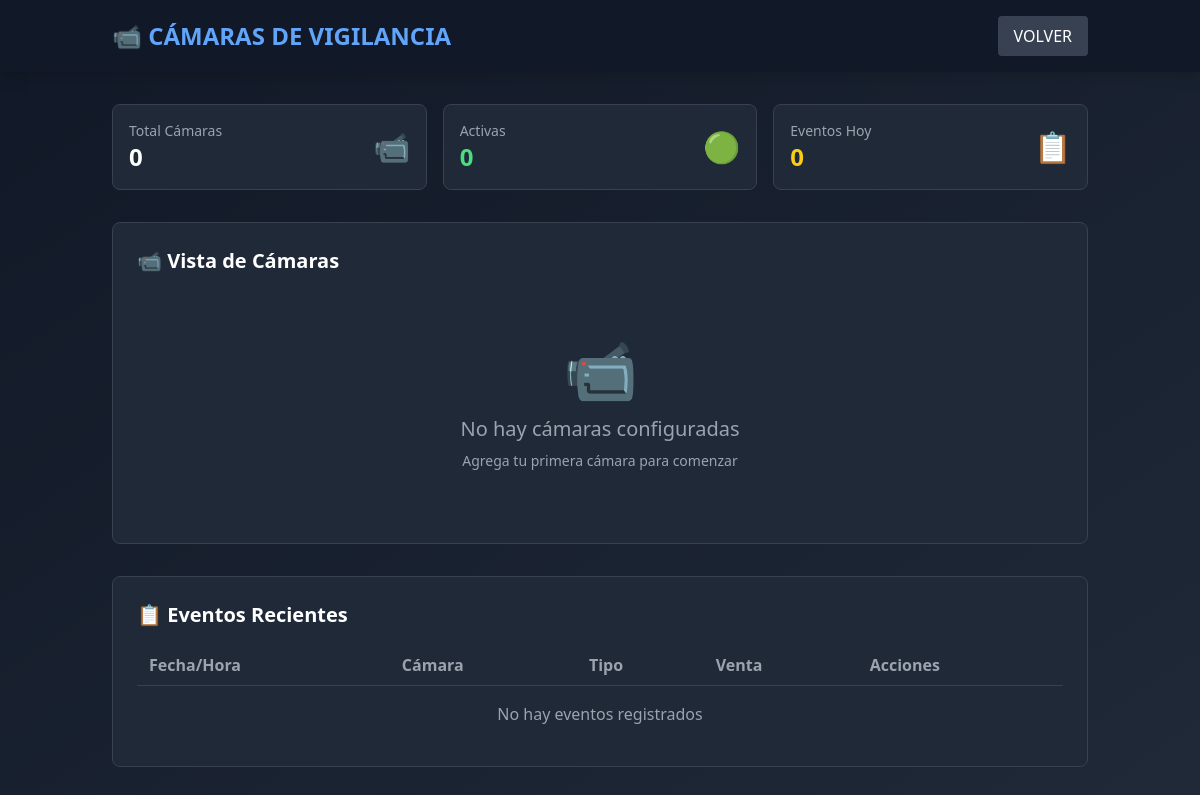
The page /camaras.php (signed in) on the database as committed earlier.
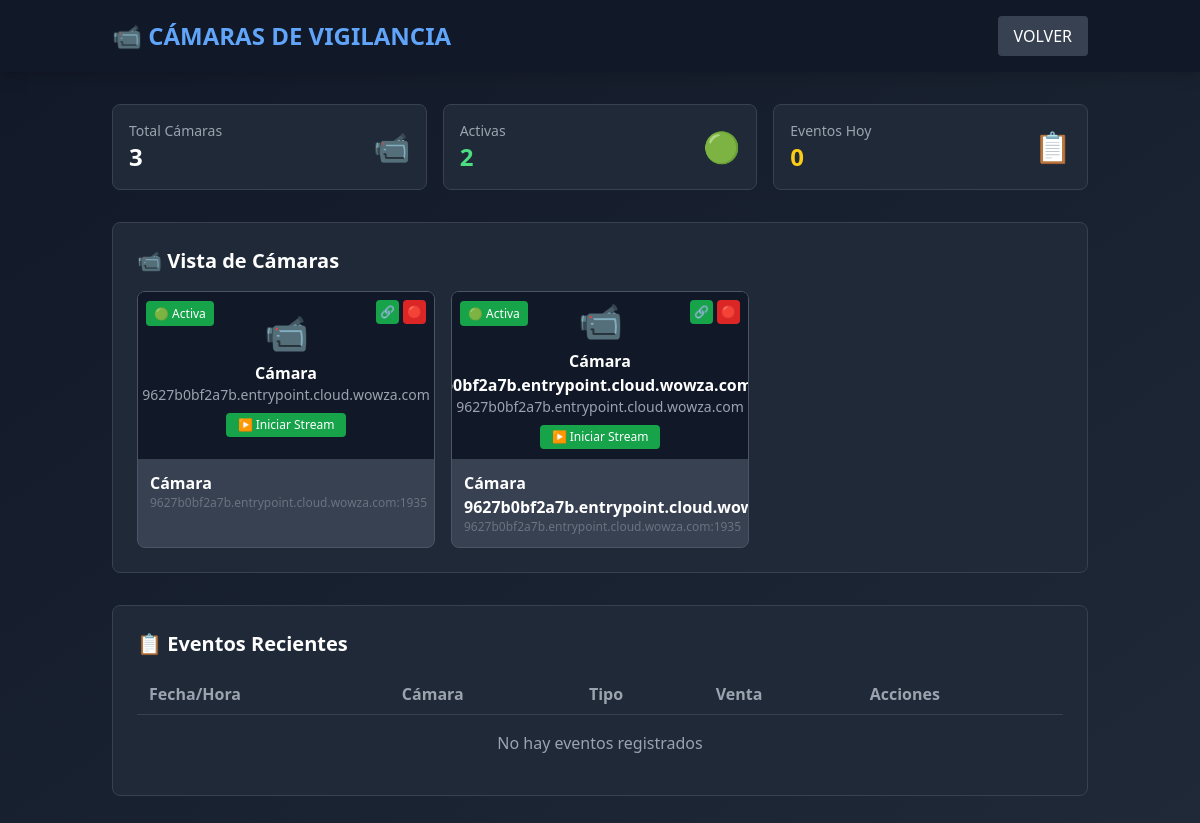
The same page on the database as committed later.
### tables this page shows
CREATE TABLE `camaras` (
  `id` int(11) NOT NULL AUTO_INCREMENT,
  `nombre` varchar(100) NOT NULL,
  `ip` varchar(45) NOT NULL,
  `puerto` int(11) DEFAULT 554,
  `usuario` varchar(50) DEFAULT NULL,
  `password` varchar(100) DEFAULT NULL,
  `tipo` varchar(20) DEFAULT 'RTSP',
  `marca` varchar(50) DEFAULT NULL,
  `modelo` varchar(50) DEFAULT NULL,
  `ruta_stream` varchar(255) DEFAULT NULL,
  `activo` tinyint(1) DEFAULT 1,
  `empresa_id` int(11) NOT NULL,
  `fecha_creacion` timestamp NULL DEFAULT current_timestamp(),
  PRIMARY KEY (`id`),
  KEY `idx_empresa` (`empresa_id`)
);

### config.php (called while the page is built, shortened)
<?php
function getDB() {
    try {
        $pdo = new PDO("mysql:host=".DB_HOST.";dbname=".DB_NAME.";charset=utf8mb4", DB_USER, DB_PASS);
        $pdo->setAttribute(PDO::ATTR_ERRMODE, PDO::ERRMODE_EXCEPTION);
        $pdo->setAttribute(PDO::ATTR_DEFAULT_FETCH_MODE, PDO::FETCH_ASSOC);
        return $pdo;
    } catch(PDOException $e) {
        die("Error de conexión: " . $e->getMessage());
    }
}
function query($sql, $params = []) {
    $db = getDB();
    $stmt = $db->prepare($sql);
    $stmt->execute($params);
    return $stmt;
}
function getUser() {
    $db = getDB();
    $stmt = $db->prepare("SELECT id, nombre, rol, empresa_id FROM usuarios WHERE id = ?");
    $stmt->execute([$_SESSION['user_id']]);
    return $stmt->fetch();
}
function fetchAll($sql, $params = []) {
    $stmt = query($sql, $params);
    return $stmt->fetchAll();
}
function fetch($sql, $params = []) {
    $stmt = query($sql, $params);
    return $stmt->fetch();
}

### lib/FaceRecognitionService.php (called while the page is built, shortened)
<?php
require_once 'config.php';
class FaceRecognitionService {
    private $empresa_id;
    public function __construct($empresa_id) {
        $this->empresa_id = $empresa_id;
        $this->config = $this->getConfig();
    }
    public function getConfig() {
        $config = fetch("SELECT * FROM config_alertas WHERE empresa_id = ?", [$this->empresa_id]);
        return $config ?: [];
    }
}
?>

### lib/CameraService.php (called while the page is built, shortened)
<?php
require_once 'config.php';
require_once 'lib/FaceRecognitionService.php';
class CameraService {
    private $empresa_id;
    public function __construct($empresa_id) {
        $this->empresa_id = $empresa_id;
        $this->face_service = new FaceRecognitionService($empresa_id);
        $this->config = $this->getConfig();
    }
    private function getConfig() {
        return fetch("SELECT * FROM config_camara WHERE empresa_id = ?", [$this->empresa_id]);
    }
    public function getCamaras() {
        return fetchAll("SELECT * FROM camaras WHERE empresa_id = ? AND activo = 1 ORDER BY nombre", [$this->empresa_id]);
    }
    public function getEstadisticas() {
        $stats = [];
        try {
            $result = fetch("SELECT COUNT(*) as total FROM camaras WHERE empresa_id = ?", [$this->empresa_id]);
            $stats['total_camaras'] = isset($result['total']) ? $result['total'] : 0;
            $result = fetch("SELECT COUNT(*) as total FROM camaras WHERE empresa_id = ? AND activo = 1", [$this->empresa_id]);
            $stats['camaras_activas'] = isset($result['total']) ? $result['total'] : 0;
            $result = fetch("SELECT COUNT(*) as total FROM eventos_camara WHERE empresa_id = ? AND DATE(fecha) = CURDATE()", [$this->empresa_id]);
            $stats['eventos_hoy'] = isset($result['total']) ? $result['total'] : 0;
        } catch (Exception $e) {
            $stats['total_camaras'] = 0;
            $stats['camaras_activas'] = 0;
            $stats['eventos_hoy'] = 0;
        }
        return $stats;
    }
}
?>

### camaras.php (the view, shortened to what this page needs)
<?php
require_once 'config.php';
$user = getUser();
$empresa_id = $user['empresa_id'];
require_once 'lib/CameraService.php';
$camera_service = new CameraService($empresa_id);
$camaras = $camera_service->getCamaras();
$estadisticas = $camera_service->getEstadisticas();
$eventos_recientes = $camera_service->getEventosRecientes(10);
?>
<!DOCTYPE html>
<html lang="es">
<head>
    <script src="https://cdn.tailwindcss.com"></script>
    <link href="https://vjs.zencdn.net/8.6.1/video-js.css" rel="stylesheet">
</head>
<body class="min-h-screen bg-gradient-to-br from-gray-900 to-gray-800 text-gray-100">
    <header class="bg-gray-900 shadow-lg">
        <div class="container mx-auto px-6 py-4 flex justify-between items-center">
            <h1 class="text-2xl font-bold text-blue-400">📹 CÁMARAS DE VIGILANCIA</h1>
            <a href="dashboard.php" class="bg-gray-700 hover:bg-gray-600 text-white px-4 py-2 rounded">VOLVER</a>
        </div>
    </header>
    <main class="container mx-auto px-6 py-8">
        <div class="grid grid-cols-1 md:grid-cols-3 gap-4 mb-8">
            <div class="bg-gray-800 rounded-lg border border-gray-700 p-4">
                <div class="flex items-center justify-between">
                    <div>
                        <p class="text-gray-400 text-sm">Total Cámaras</p>
                        <p class="text-2xl font-bold text-white"><?= $estadisticas['total_camaras'] ?></p>
                    </div>
                    <div class="text-3xl">📹</div>
                </div>
            </div>
            <div class="bg-gray-800 rounded-lg border border-gray-700 p-4">
                <div class="flex items-center justify-between">
                    <div>
                        <p class="text-gray-400 text-sm">Activas</p>
                        <p class="text-2xl font-bold text-green-400"><?= $estadisticas['camaras_activas'] ?></p>
                    </div>
                    <div class="text-3xl">🟢</div>
                </div>
            </div>
            <div class="bg-gray-800 rounded-lg border border-gray-700 p-4">
                <div class="flex items-center justify-between">
                    <div>
                        <p class="text-gray-400 text-sm">Eventos Hoy</p>
                        <p class="text-2xl font-bold text-yellow-400"><?= $estadisticas['eventos_hoy'] ?></p>
                    </div>
                    <div class="text-3xl">📋</div>
                </div>
            </div>
        </div>
        <div class="bg-gray-800 rounded-lg border border-gray-700 p-6 mb-8">
            <div class="flex justify-between items-center mb-4">
                <h2 class="text-xl font-bold text-white">📹 Vista de Cámaras</h2>
            </div>
            <div id="cameraGrid" class="grid grid-cols-1 md:grid-cols-2 lg:grid-cols-3 xl:grid-cols-4 gap-4">
                <?php if (empty($camaras)): ?>
                    <div class="col-span-full text-center py-12 text-gray-400">
                        <div class="text-6xl mb-4">📹</div>
                        <p class="text-xl">No hay cámaras configuradas</p>
                        <p class="text-sm mt-2">Agrega tu primera cámara para comenzar</p>
                    </div>
                <?php else: ?>
                    <?php foreach ($camaras as $camara): ?>
                        <div class="bg-gray-700 rounded-lg border border-gray-600 overflow-hidden">
                            <div class="relative aspect-video bg-black">
                                <?php if ($camara['activo']): ?>
                                    <div class="relative w-full h-full">
                                        <div id="loading_<?= $camara['id'] ?>" class="absolute inset-0 flex items-center justify-center bg-gray-900">
                                            <div class="text-center">
                                                <div class="text-4xl mb-2">📹</div>
                                                <p class="text-white font-bold"><?= htmlspecialchars($camara['nombre']) ?></p>
                                                <p class="text-gray-400 text-sm"><?= htmlspecialchars($camara['ip']) ?></p>
                                                <button onclick="iniciarStream(<?= $camara['id'] ?>)"
                                                        class="mt-2 bg-green-600 hover:bg-green-700 text-white px-3 py-1 rounded text-xs">
                                                    ▶️ Iniciar Stream
                                                </button>
                                            </div>
                                        </div>
                                    </div>
                                <?php endif; ?>
                                <div class="absolute top-2 right-2 flex gap-1">
                                    <button onclick="probarConexion(<?= $camara['id'] ?>)" class="bg-green-600 hover:bg-green-700 text-white p-1 rounded text-xs">
                                        🔗
                                    </button>
                                    <button onclick="grabarManual(<?= $camara['id'] ?>)" class="bg-red-600 hover:bg-red-700 text-white p-1 rounded text-xs">
                                        🔴
                                    </button>
                                </div>
                                <div class="absolute top-2 left-2">
                                    <?php if ($camara['activo']): ?>
                                    <span class="bg-green-600 text-white text-xs px-2 py-1 rounded">
                                        🟢 Activa
                                    </span>
                                    <?php else: ?>
                                    <span class="bg-red-600 text-white text-xs px-2 py-1 rounded">
                                        🔴 Inactiva
                                    </span>
                                    <?php endif; ?>
                                </div>
                            </div>
                            <div class="p-3">
                                <h3 class="font-bold text-white"><?= htmlspecialchars($camara['nombre']) ?></h3>
                                <p class="text-gray-500 text-xs"><?= htmlspecialchars($camara['ip']) ?>:<?= $camara['puerto'] ?></p>
                            </div>
                        </div>
                    <?php endforeach; ?>
                <?php endif; ?>
            </div>
        </div>
        <div class="bg-gray-800 rounded-lg border border-gray-700 p-6">
            <h2 class="text-xl font-bold text-white mb-4">📋 Eventos Recientes</h2>
            <div class="overflow-x-auto">
                <table class="w-full">
                    <thead>
                        <tr class="border-b border-gray-700">
                            <th class="text-left py-2 px-3 text-gray-400">Fecha/Hora</th>
                            <th class="text-left py-2 px-3 text-gray-400">Cámara</th>
                            <th class="text-left py-2 px-3 text-gray-400">Tipo</th>
                            <th class="text-left py-2 px-3 text-gray-400">Venta</th>
                            <th class="text-left py-2 px-3 text-gray-400">Acciones</th>
                        </tr>
                    </thead>
                    <tbody>
                        <?php if (empty($eventos_recientes)): ?>
                            <tr>
                                <td colspan="5" class="text-center py-4 text-gray-400">
                                    No hay eventos registrados
                                </td>
                            </tr>
                        <?php endif; ?>
                    </tbody>
                </table>
            </div>
        </div>
    </main>
</body>
</html>

Rows that differ between the two databases and show on the page:
added camaras: nombre "Cámara", ip "9627b0bf2a7b.entrypoint.cloud.wowza.com", activo "🟢 Activa", puerto "1935"
added camaras: nombre "Cámara…", ip "9627b0bf2a7b.entrypoint.cloud.wowza.com", activo "🟢 Activa", puerto "1935"
Other text that changed with them:
$estadisticas['total_camaras']: "0" → "3"
$estadisticas['camaras_activas']: "0" → "2"
text no longer shown: "📹 No hay cámaras configuradas Agrega tu primera cámara para comenzar"
